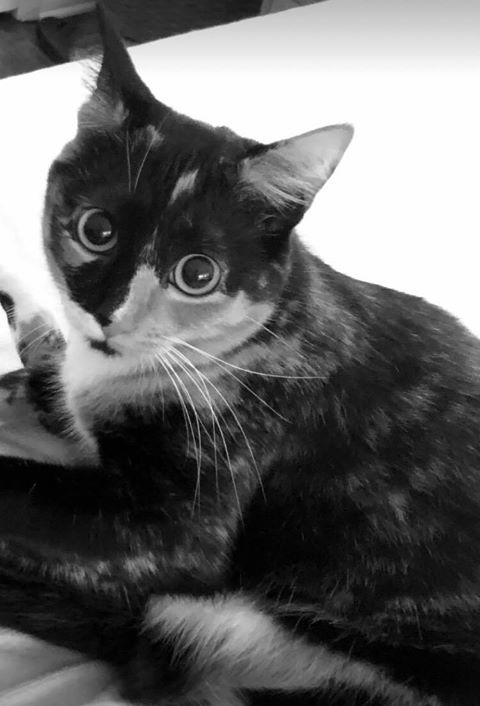
#> input picture code/python/cat.jpg, 480 x 706 px
$ python svd_image.py
#> lines starting #> are read from the running program, lines starting #| are printed output that depends on the picture
import numpy as np
from PIL import Image
from numpy import ndarray

img = Image.open('cat.jpg')
#> img is the input picture: PIL image 480x706 L; min 0, max 255, mean 102.7

# get the image as a matrix
img_m = np.asarray(img, dtype="int32")

# perform the SVD on the image
U, S, V = np.linalg.svd(img_m, full_matrices = True)
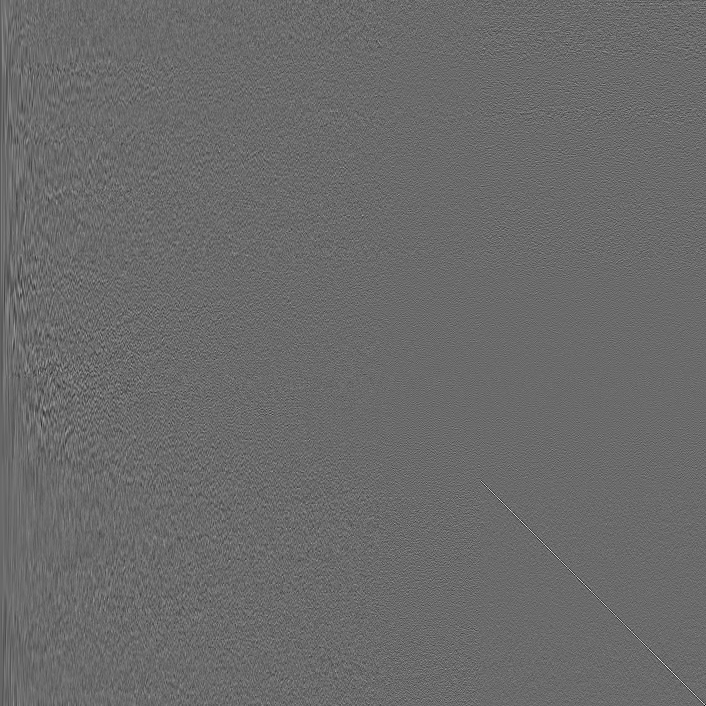
#> U: shape (706, 706) float64; min -0.363, max 0.5, mean -8.34e-05; drawn with min black and max white
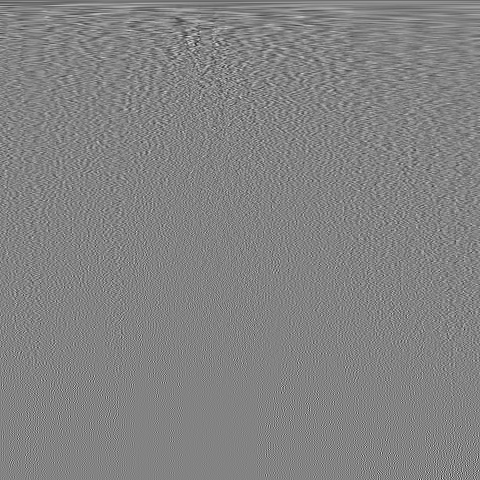
#> V: shape (480, 480) float64; min -0.324, max 0.305, mean -9.2e-05; drawn with min black and max white
#> S = 480 values, max 72919 at index 0, min 1.78 at index 479, mean 518.8
S = np.diag(S) # make S a diagonal matrix

u_size = np.shape(U)
#> u_size = (706, 706)
s_size = np.shape(S)
#> s_size = (480, 480)
v_size = np.shape(V)
#> v_size = (480, 480)
print('U is:', u_size, '\nS is:',s_size, '\nV is:', v_size)
#| U is: (706, 706)
#| S is: (480, 480)
#| V is: (480, 480)

# make S the correct dimensions (706, 480)
S_new = np.zeros((706, 480))
S_new[:480, :480] = S

a = U @ S_new @ V
print(np.isclose(a, img_m))
#> (printed output is left out)
